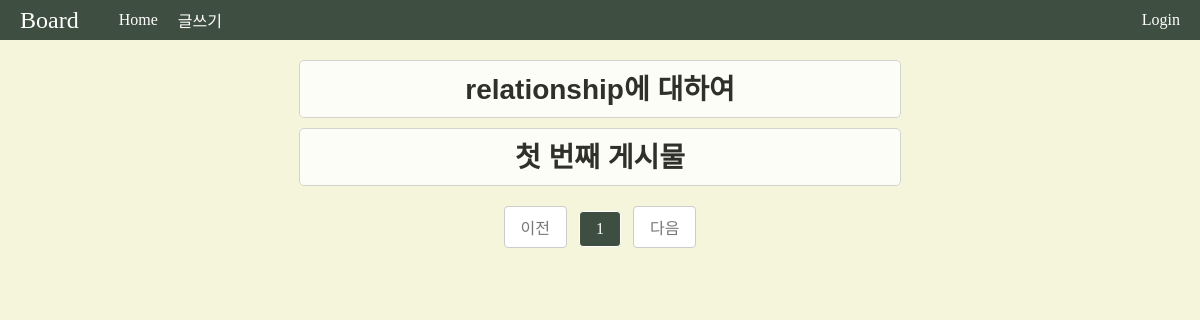
The page /blog/post on the database as committed earlier.
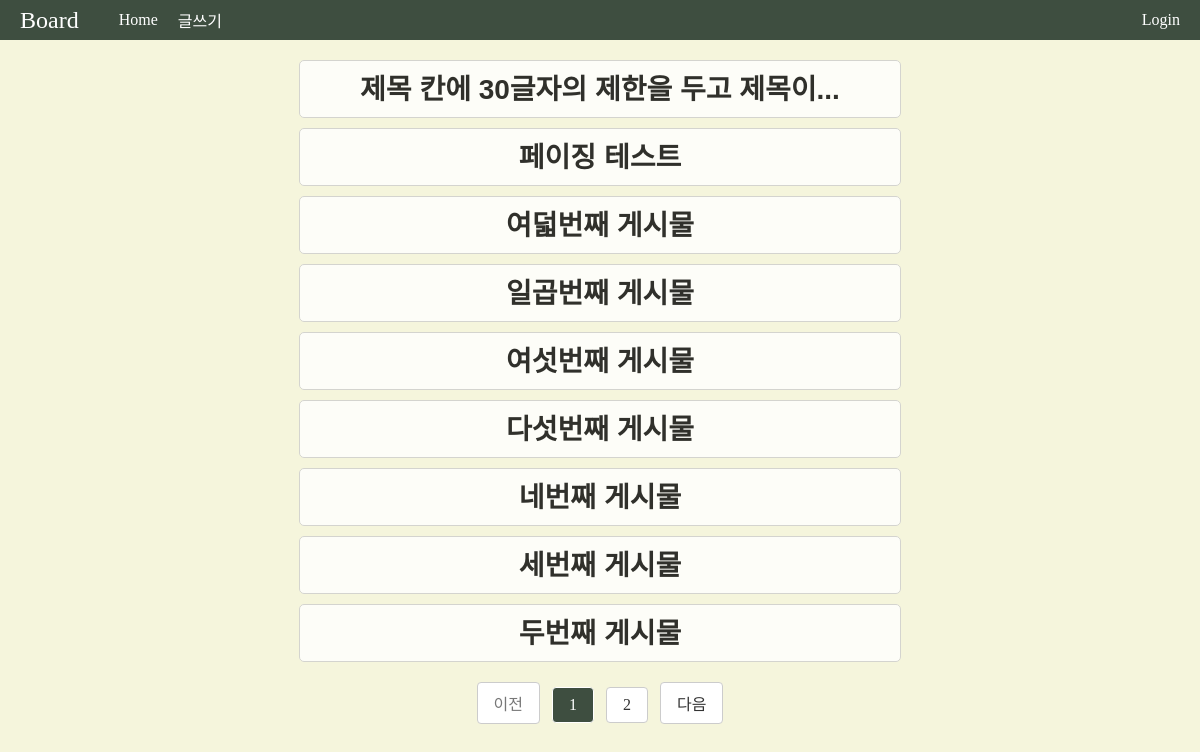
The same page on the database as committed later.
### apps/blog/models.py (models this page shows)
class Post(db.Model):
    __tablename__ = "posts"
    id = db.Column(db.Integer, primary_key=True)
    title = db.Column(db.String, index=True)
    content = db.Column(db.String, index=True)
    created_at = db.Column(db.DateTime, default=datetime.now)
    updated_at = db.Column(db.DateTime, default=datetime.now, onupdate=datetime.now)

### apps/blog/views.py (the view)
@blog.route("/post")
def post():
    page = request.args.get('page', type=int, default=1)
    posts_query = Post.query.order_by(Post.created_at.desc())
    posts_paginated = posts_query.paginate(page=page, per_page=9)
    return render_template("blog/post.html", posts=posts_paginated)

### apps/blog/templates/blog/post.html
{% extends 'blog/layout.html' %}
{% block content %}
<link rel="stylesheet" href="{{ url_for('blog.static', filename='post.css') }}">
<link rel="stylesheet" href="{{ url_for('blog.static', filename='page.css') }}">
{% for post in posts.items %}
<div class="post" id="main_post">
    <div class="post-title">
        <h1><a class="main_title" href="{{ url_for('blog.detail', post_id=post.id) }}">{{ post.title | truncate(30)}}</a></h1>
    </div>
</div>
{% endfor %}
<div class="pagination">
    <ul>
        {% if posts.has_prev %}
        <li class="page-item">
            <a class="page-link" href="?page={{ posts.prev_num }}">이전</a>
        </li>
        {% else %}
        <li class="page-item disabled">
            <span class="page-link">이전</span>
        </li>
        {% endif %}
        {% for page_num in posts.iter_pages() %}
        {% if page_num %}
        {% if page_num == posts.page %}
        <li class="page-item active">
            <span class="page-link">{{ page_num }}</span>
        </li>
        {% else %}
        <li class="page-item">
            <a class="page-link" href="?page={{ page_num }}">{{ page_num }}</a>
        </li>
        {% endif %}
        {% else %}
        <li class="page-item disabled">
            <span class="page-link">...</span>
        </li>
        {% endif %}
        {% endfor %}
        {% if posts.has_next %}
        <li class="page-item">
            <a class="page-link" href="?page={{ posts.next_num }}">다음</a>
        </li>
        {% else %}
        <li class="page-item disabled">
            <span class="page-link">다음</span>
        </li>
        {% endif %}
    </ul>
</div>
{% endblock %}

### apps/blog/templates/blog/layout.html (shortened to what this page needs)
<!DOCTYPE html>
<html lang="ko">
<head>
    <link rel="stylesheet" href="{{ url_for('blog.static', filename='layout.css') }}">
</head>
<body>
    <div class="top-bar">
        <div class="title">
            <span>Board</span>
        </div>
        <div class="home">
            <a href="{{ url_for('blog.post') }}">Home</a>
        </div>
        <div class="write">
        <a href="{{ url_for('blog.create_post') }}">글쓰기</a>
        </div>
        <div class="login">
            <a>
            {% if current_user.is_authenticated %}
            <a id="nick" href="{{ url_for('auth.edit_user', user_id=current_user.id) }}">{{ current_user.nickname }}</a> 님
                <span><a href="{{ url_for('auth.logout') }}">Logout</a></span>
            {% else %}
                <span><a href="{{ url_for('auth.login') }}">Login</a></span>
            {% endif %}
            </a>
        </div>
    </div>
        {% block content %}{% endblock %}
</body>
</html>

### apps/blog/static/layout.css (style rules this page uses)
html { height: 100vh; background-color:#f5f5dc; }
body { margin: auto; padding: auto; }
a { text-decoration: none; color: inherit; }
.top-bar { height: 40px; display: flex; justify-content: space-between; align-items: center; background-color: #3e4e40; color: white; margin-bottom: 20px; }
.title { font-size: 24px; margin-right: 20px; padding-left: 20px; }
.write { margin-right: auto; }
.login { margin-right: 20px; }
a { text-decoration: none; color: inherit; margin-left: 20px; }

### apps/blog/static/post.css (style rules this page uses)
.post { background-color: rgb(255, 255, 255); opacity: 0.8; margin-bottom: 20px; border: 1px solid #ccc; border-radius: 5px; margin-left: 30px; margin-right: 30px; padding-bottom: 0px; }
#main_post { width: 50%; text-align: center; margin: 0 auto; margin-bottom: 10px; }
.main_title { margin: 0; white-space: nowrap; overflow: hidden; text-overflow: ellipsis; }
.post-title { margin-left: 20px; margin-right: 20px; margin-bottom: 10px; }
.post-title h1 { padding-top: 6px; margin: 0; font-size: 28px; font-family: 'Orbit-Regular', sans-serif; }

### apps/blog/static/page.css (style rules this page uses)
.pagination { margin-top: 20px; text-align: center; }
.pagination ul { list-style: none; padding: 0; margin: 0; }
.pagination li { display: inline-block; }
.pagination a, .pagination span { display: inline-block; padding: 8px 16px; margin: 0 4px; color: #333; background-color: #fff; border: 1px solid #ccc; border-radius: 4px; text-decoration: none; }
.pagination .active span { background-color: #3e4e40; color: #fff; border-color: #fff; cursor: default; }
.pagination .disabled span { color: #777; pointer-events: none; }

Rows that differ between the two databases and show on the page:
removed Post: title "relationship에 대하여"
no longer on this page (row edited): Post: title "첫 번째 게시물"
added Post: title "제목 칸에 30글자의 제한을 두고 제목이..."
added Post: title "페이징 테스트"
added Post: title "여덟번째 게시물"
added Post: title "일곱번째 게시물"
added Post: title "여섯번째 게시물"
added Post: title "다섯번째 게시물"
added Post: title "네번째 게시물"
added Post: title "세번째 게시물"
added Post: title "두번째 게시물"
Other text that changed with them:
new list line: "2"
